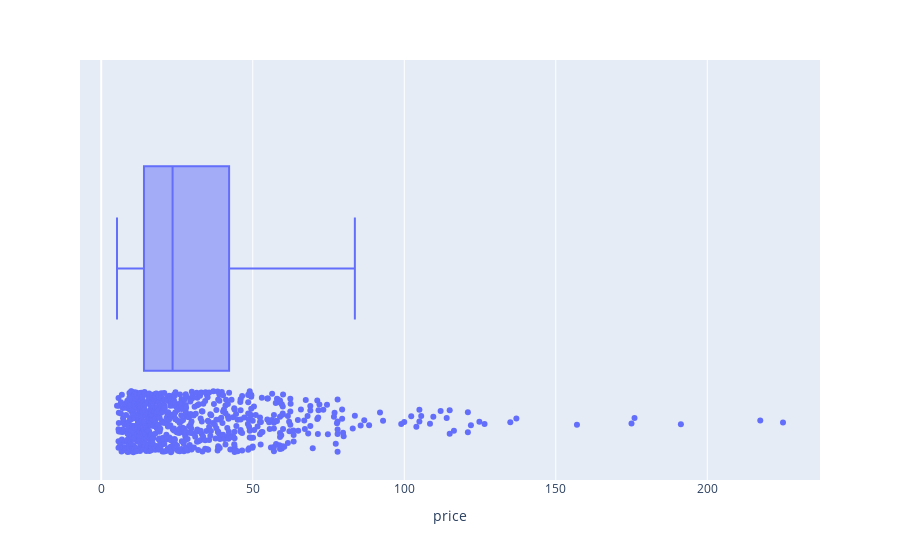

Source (notebook cell):
### Markdown cell above
### Représentation graphique

### Code cell
# création de la boxplot ou boîte à moustaches
px.box(base_compl, x='price', points='all')

### Figure 1 — Plotly figure (JSON) as saved in the notebook; plotly's stock layout.template omitted (floating-point values rounded to 4 significant figures; data arrays with more than 128 entries replaced by an {"elided": "..."} marker saying what was removed)
{"data": [{"alignmentgroup": "True", "boxpoints": "all", "hovertemplate": "price=%{x}<extra></extra>", "legendgroup": "", "marker": {"color": "#636efa"}, "name": "", "notched": false, "offsetgroup": "", "orientation": "h", "showlegend": false, "type": "box", "x": {"elided": "714 float values"}, "x0": " ", "xaxis": "x", "y0": " ", "yaxis": "y"}], "layout": {"boxmode": "group", "legend": {"tracegroupgap": 0}, "margin": {"t": 60}, "xaxis": {"anchor": "y", "domain": [0, 1], "title": {"text": "price"}}, "yaxis": {"anchor": "x", "domain": [0, 1]}}}
